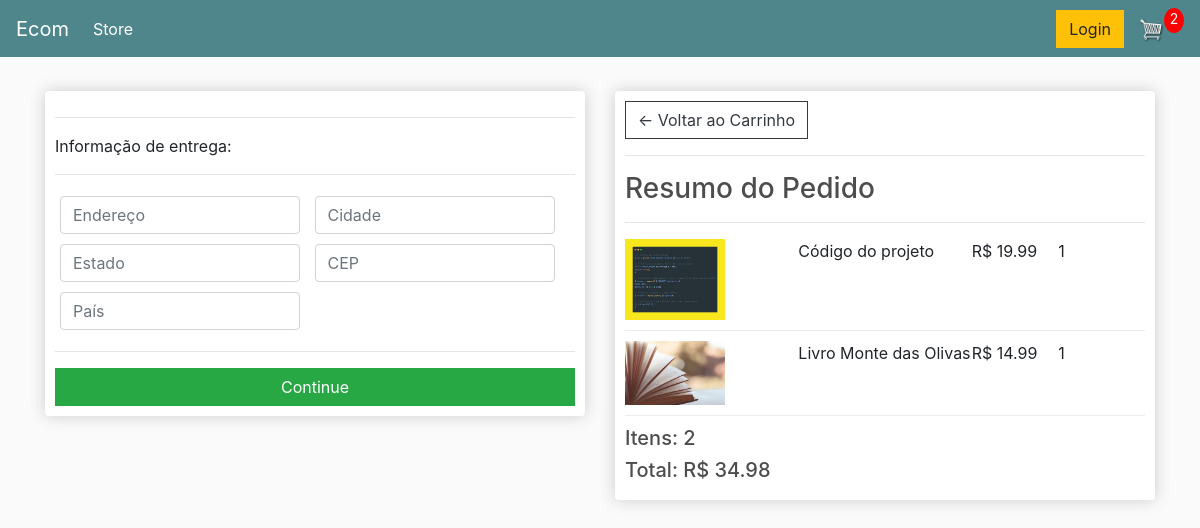
Screenshot of /checkout/ (signed in) with the database file from the repository.
### loja/models.py (models this page shows, shortened)
class ItemPedido(models.Model):
    produto = models.ForeignKey(Produto, on_delete=models.SET_NULL, blank=True, null=True)
    pedido = models.ForeignKey(Pedido, on_delete=models.SET_NULL, blank=True, null=True)
    quantidade = models.IntegerField(default=0, null=True, blank=True)
    data_adicionado = models.DateTimeField(auto_now_add=True)
    @property
    def get_total(self):
        total = self.produto.preco * self.quantidade
        return total

class Produto(models.Model):
    nome = models.CharField(max_length=200, null=True)
    preco = models.FloatField()
    digital = models.BooleanField(default=False, null=True, blank=False)
    image = models.ImageField(null=True, blank=True)
    @property
    def imageURL(self):
        try:
            url = self.image.url
        except:
            url = ''
        return url

class Pedido(models.Model):
    cliente = models.ForeignKey(Cliente, on_delete=models.SET_NULL, blank=True, null=True)
    data_pedido = models.DateTimeField(auto_now_add=True)
    completo = models.BooleanField(default=False, null=True, blank=False)
    transacao_id = models.CharField(max_length=200, null=True)
    @property
    def shipping(self):
        shipping = False
        itens_pedido = self.itempedido_set.all()
        for i in itens_pedido:
            if i.produto.digital == False:
                shipping = True
        return shipping
    @property
    def get_cart_total(self):
        pedidoitem = self.itempedido_set.all()
        total = sum([item.get_total for item in pedidoitem])
        return total
    @property
    def get_cart_items(self):
        pedidoitem = self.itempedido_set.all()
        total = sum([item.quantidade for item in pedidoitem])
        return total

### loja/views.py (the view)
# urls.py: path('checkout/', views.checkout, name='checkout'),
def checkout(request):
    if request.user.is_authenticated:
        cliente = request.user.cliente
        pedido, created = Pedido.objects.get_or_create(cliente=cliente, completo=False)
        itens = pedido.itempedido_set.all()
        pedidoCarrinho = pedido.get_cart_items
    else:
        itens = []
        pedido = {'get_cart_total':0, 'get_cart_items':0}
        pedidoCarrinho = pedido['get_cart_items']
    context = {'itens':itens, 'pedido':pedido, 'pedidoCarrinho': pedidoCarrinho}
    return render(request, 'loja/checkout.html', context)

### loja/Templates/loja/checkout.html (shortened to what this page needs)
{% extends 'loja/main.html' %}
{% load static %}
{% block content %}
    <div class="row">
        <div class="col-lg-6">
            <div class="box-element" id="form-wrapper">
                <form id="form">
                    <div id="shipping-info">
                        <hr>
                        <p>Informação de entrega:</p>
                        <hr>
                        <div class="form-field">
                            <input class="form-control" type="text" name="endereco" placeholder="Endereço">
                        </div>
                        <div class="form-field">
                            <input class="form-control" type="text" name="cidade" placeholder="Cidade">
                        </div>
                        <div class="form-field">
                            <input class="form-control" type="text" name="estado" placeholder="Estado">
                        </div>
                        <div class="form-field">
                            <input class="form-control" type="text" name="cep" placeholder="CEP">
                        </div>
                        <div class="form-field">
                            <input class="form-control" type="text" name="pais" placeholder="País">
                        </div>
                    </div>
                    <hr>
                    <input id="form-button" class="btn btn-success btn-block" type="submit" value="Continue">
                </form>
            </div>
            <br>
        </div>
        <div class="col-lg-6">
            <div class="box-element" id="form-wrapper">
                <a class="btn btn-outline-dark" href="{% url 'carrinho' %}">&#x2190; Voltar ao Carrinho</a>
                <hr>
                <h3>Resumo do Pedido</h3>
                <hr>
                {% for item in itens %}
                <div class="cart-row">
                    <div style="flex:2"><img class="row-image" src="{{item.produto.imageURL}}"></div>
                    <div style="flex:2"><p>{{item.produto.nome}}</p></div>
                    <div style="flex:1"><p>R$ {{item.produto.preco}}</p></div>
                    <div style="flex:1"><p>{{item.quantidade}}</p></div>
                </div>
                {% endfor %}
                <h5>Itens:      {{pedido.get_cart_items}}</h5>
                <h5>Total:      R$ {{pedido.get_cart_total|floatformat:2}}</h5>
            </div>
        </div>
    </div>
{% endblock content %}

### static/css/main.css (style rules this page uses)
body { background-color: hsl(0, 0%, 98%); }
h1,h2,h3,h4,h5,h6 { color:hsl(0, 0%, 30%); }
.box-element { box-shadow:hsl(0, 0%, 80%) 0 0 16px; background-color: #fff; border-radius: 4px; padding: 10px; }
.col-lg-4, .col-lg-6, .col-lg-8, .col-lg-12 { margin-top: 10px; }
.btn { border-radius: 0; }
.row-image { width: 100px; }
.form-field { width:250px; display: inline-block; padding: 5px; }
.cart-row { display: flex; align-items: flex-stretch; padding-bottom: 10px; margin-bottom: 10px; border-bottom: 1px solid #ececec; }

### rows the page displays
ItemPedido: produto.imageURL (picture), produto.nome "Código do projeto", produto.preco "19.99", quantidade "1"
ItemPedido: produto.imageURL (picture), produto.nome "Livro Monte das Olivas", produto.preco "14.99", quantidade "1"
Pedido: get_cart_items "2", get_cart_total "34.98"

### other values shown
{{ pedidoCarrinho }} "2"
